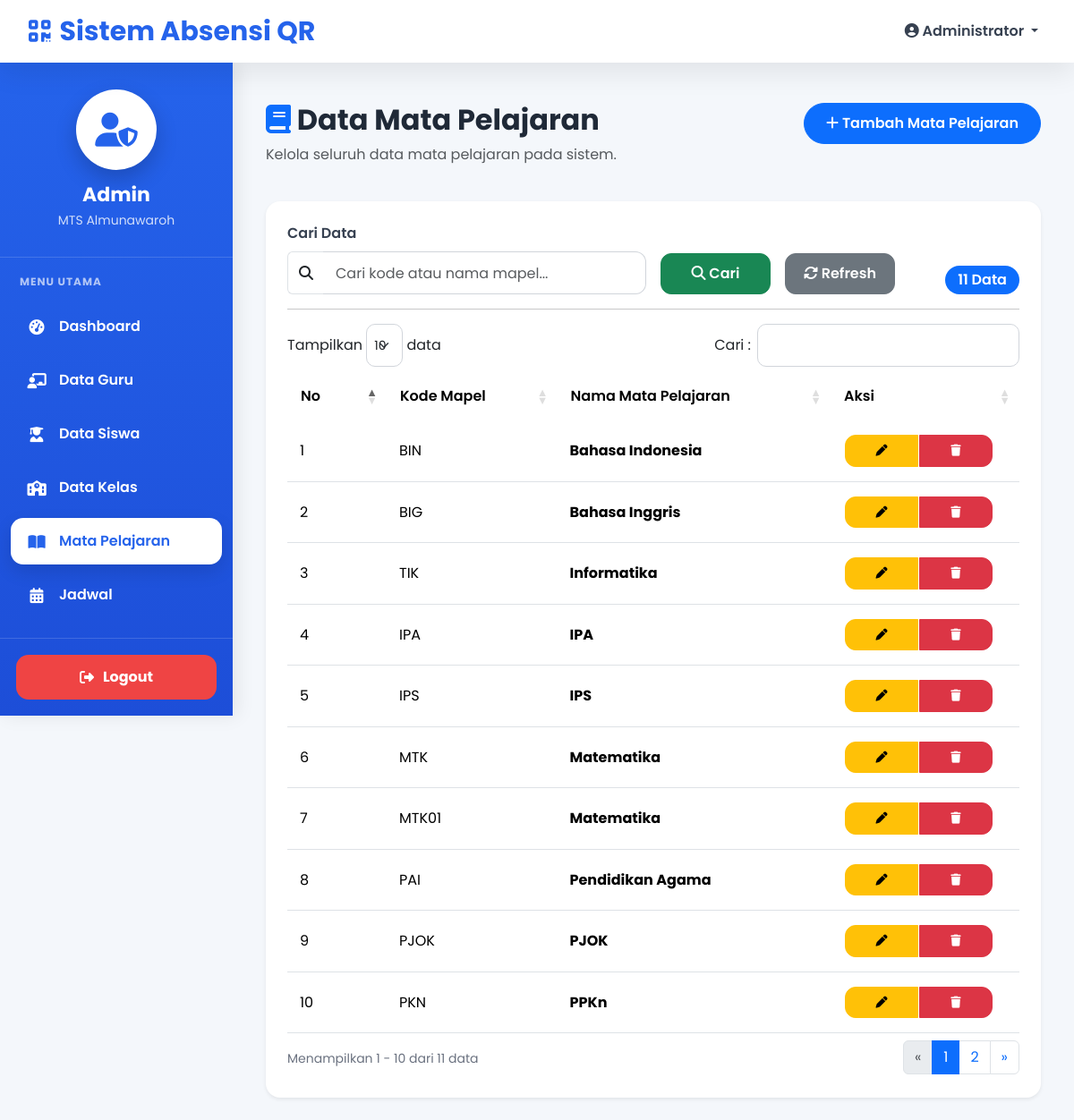
/admin/mapel.php (signed in), run on the app's committed database.
### tables this page shows
CREATE TABLE `mapel` (
  `id_mapel` int(11) NOT NULL,
  `kode_mapel` varchar(10) NOT NULL,
  `nama_mapel` varchar(100) NOT NULL
);

### admin/mapel.php (the view, shortened to what this page needs)
<?php
require_once "../koneksi.php";
$cari = "";
$where = "";
$query = mysqli_query($koneksi,"
SELECT *
FROM mapel
$where
ORDER BY nama_mapel ASC
");
$total = mysqli_num_rows($query);
include "../layout/header.php";
include "../layout/sidebar.php";
?>
<div class="content">
<div class="container-fluid">
<div class="row mb-4">
<div class="col-lg-8">
<h2 class="fw-bold">
<i class="fa-solid fa-book text-primary"></i>
Data Mata Pelajaran
</h2>
<p class="text-muted">
Kelola seluruh data mata pelajaran pada sistem.
</p>
</div>
<div class="col-lg-4 text-end">
<a href="tambah_mapel.php"
class="btn btn-primary rounded-pill px-4">
<i class="fa fa-plus"></i>
Tambah Mata Pelajaran
</a>
</div>
</div>
<div class="card border-0 shadow-sm rounded-4">
<div class="card-body p-4">
<form method="GET">
<div class="row g-3 align-items-end">
<div class="col-lg-6">
<label class="form-label">
Cari Data
</label>
<div class="input-group">
<span class="input-group-text">
<i class="fa fa-search"></i>
</span>
<input
type="text"
name="cari"
class="form-control"
placeholder="Cari kode atau nama mapel..."
value="<?= htmlspecialchars($cari) ?>">
</div>
</div>
<div class="col-lg-2 d-grid">
<button class="btn btn-success">
<i class="fa fa-search"></i>
Cari
</button>
</div>
<div class="col-lg-2 d-grid">
<a href="mapel.php"
class="btn btn-secondary">
<i class="fa fa-rotate"></i>
Refresh
</a>
</div>
<div class="col-lg-2 text-end">
<span class="badge bg-primary fs-6">
<?= $total ?> Data
</span>
</div>
</div>
</form>
<hr>
<div class="table-responsive">
<table
id="mapelTable"
class="table table-hover align-middle">
<thead>
<tr>
<th width="70">
No
</th>
<th>
Kode Mapel
</th>
<th>
Nama Mata Pelajaran
</th>
<th width="170">
Aksi
</th>
</tr>
</thead>
<tbody>
<?php
if($total>0){
$no=1;
while($d=mysqli_fetch_assoc($query)){
?>
<tr>
<td>
<?= $no++ ?>
</td>
<td>
<?= htmlspecialchars($d['kode_mapel']) ?>
</td>
<td>
<strong>
<?= htmlspecialchars($d['nama_mapel']) ?>
</strong>
</td>
<td>
<div class="btn-group">
<a
href="edit_mapel.php?id=<?= $d['id_mapel'] ?>"
class="btn btn-warning btn-sm"
title="Edit">
<i class="fa fa-pen"></i>
</a>
<a
href="#"
class="btn btn-danger btn-sm"
onclick="konfirmasi('hapus_mapel.php?id=<?= $d['id_mapel'] ?>')"
title="Hapus">
<i class="fa fa-trash"></i>
</a>
</div>
</td>
</tr>
<?php
}
} ?>
</tbody>
</table>
</div>
</div>
</div>
</div>
<?php include "../layout/footer.php"; ?>

### layout/header.php (style rules this page uses)
:root { --primary:#2563eb; --primary-dark:#1d4ed8; --success:#16a34a; --danger:#dc2626; --warning:#f59e0b; --info:#0ea5e9; --white:#ffffff; --text:#1f2937; --border:#e5e7eb; --background:#f4f7fb; --radius:18px; --shadow:0 12px 30px rgba(0,0,0,.08); }
* { margin:0; padding:0; box-sizing:border-box; }
html { scroll-behavior:smooth; }
html, body { overflow-x:hidden; }
body { font-family:'Poppins',sans-serif; background:var(--background); color:var(--text); }
a { text-decoration:none; }
button { border:none; outline:none; }
.container, .container-fluid { width:100%; }
.content { margin-top:90px; margin-left:260px; padding:25px; width:calc(100% - 260px); transition:.35s ease; min-height:100vh; }
.card { border:none; border-radius:20px; box-shadow:0 10px 25px rgba(0,0,0,.08); overflow:hidden; background:#fff; }
.card-body { padding:25px; }
.form-label { font-weight:600; margin-bottom:8px; color:#374151; }
.form-control, .form-select { height:48px; border-radius:12px; border:1px solid #d1d5db; padding:10px 14px; }
.input-group-text { background:#fff; border-right:none; }
.input-group .form-control { border-left:none; }
.btn { border-radius:12px; font-weight:600; padding:10px 18px; transition:.25s; }
.btn-sm { padding:7px 14px; font-size:13px; }
.table { margin-bottom:0; }
.table-responsive { overflow-x:auto; -webkit-overflow-scrolling:touch; }
.table thead { background:#2563eb; color:#fff; }
.table thead th { border:none; padding:15px; font-weight:600; vertical-align:middle; }
.table tbody td { padding:14px; vertical-align:middle; }
.table tbody tr { transition:.25s; }
.table .btn { min-width:82px; margin:2px; }
.badge { padding:8px 14px; border-radius:30px; font-size:12px; font-weight:600; }

### data on the page
mapel: kode_mapel "BIN", nama_mapel "Bahasa Indonesia"
mapel: kode_mapel "BIG", nama_mapel "Bahasa Inggris"
mapel: kode_mapel "TIK", nama_mapel "Informatika"
mapel: kode_mapel "IPA", nama_mapel "IPA"
mapel: kode_mapel "IPS", nama_mapel "IPS"
mapel: kode_mapel "MTK", nama_mapel "Matematika"
mapel: kode_mapel "MTK01", nama_mapel "Matematika"
mapel: kode_mapel "PAI", nama_mapel "Pendidikan Agama"
mapel: kode_mapel "PJOK", nama_mapel "PJOK"
mapel: kode_mapel "PKN", nama_mapel "PPKn"

### other printed values
$_SESSION['nama'] "Administrator"
$total "11"
